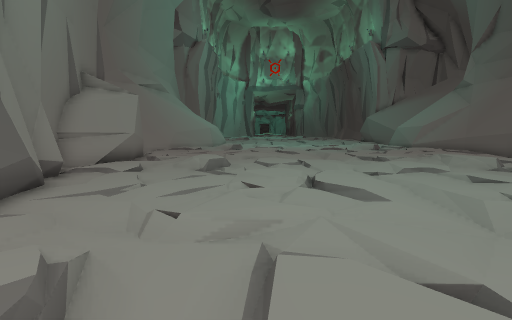
view 1 (above)

14 first-person views from a walk through a 3-D level made in the Unity game engine. The camera is 1.3 m above the floor, tilts 6° down and sees 85° across. Doors are open. The floor is counted in squares, 1 m on a side. Each view is taken from the middle of a square. On the plan, view 1 faces up. The plan holds only what a view shows up to about 13 squares ahead; the rest is blank. The place goes on beyond the plan. The player is left out. Some animated figures are not drawn.

view 2
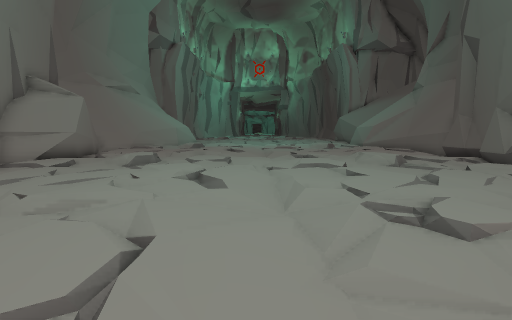

view 3
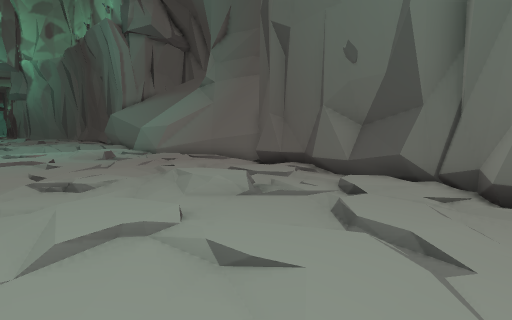

view 4
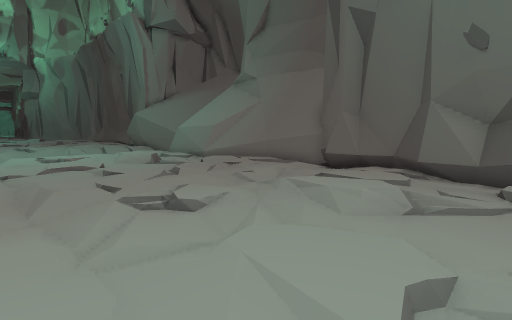

view 5
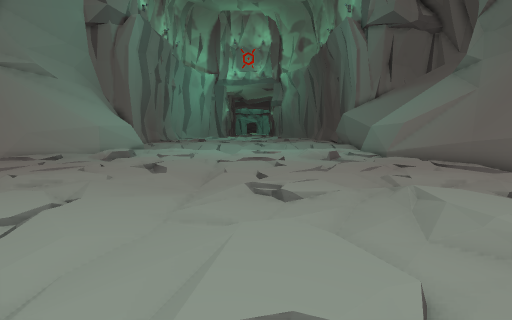

view 6
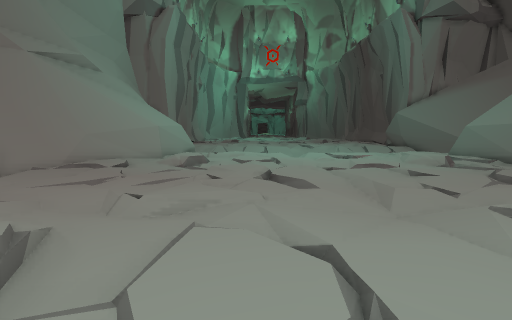

view 7
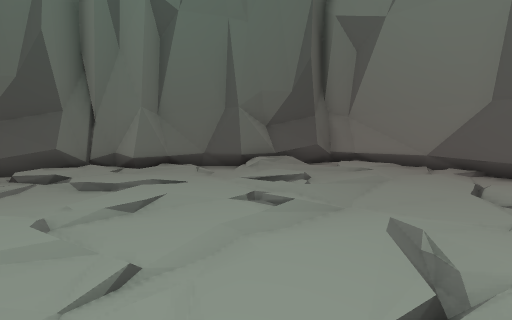

view 8
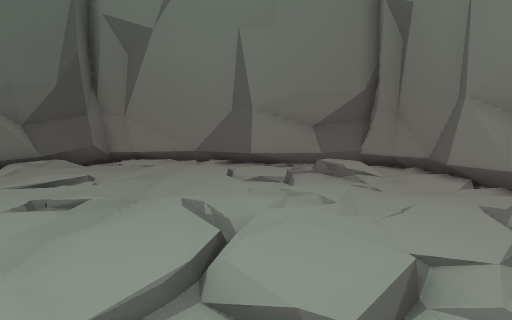

view 9
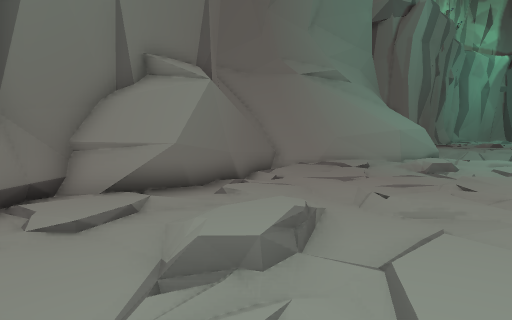

view 10
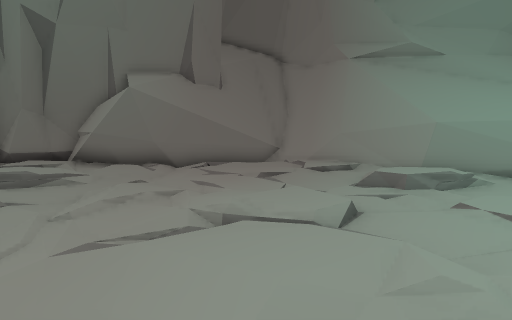

view 11
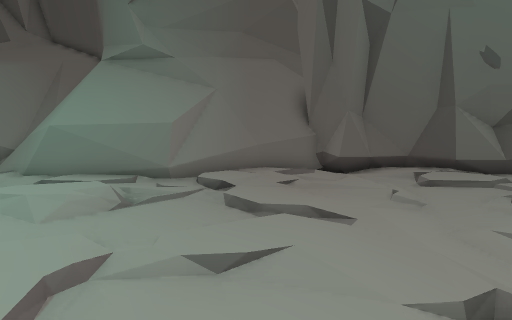

view 12
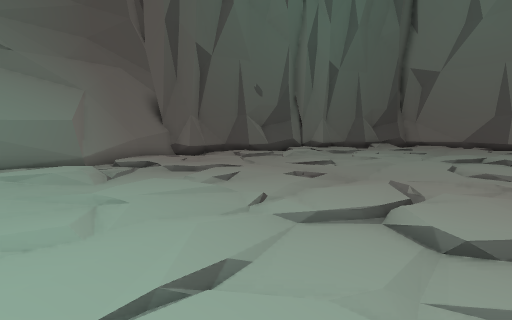

view 13
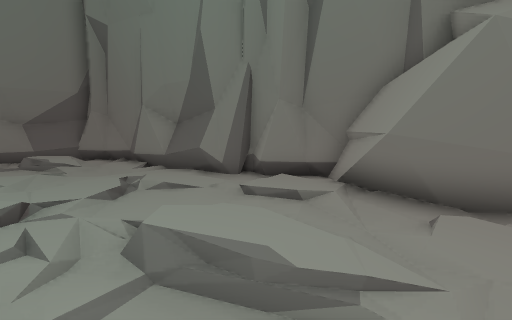

view 14
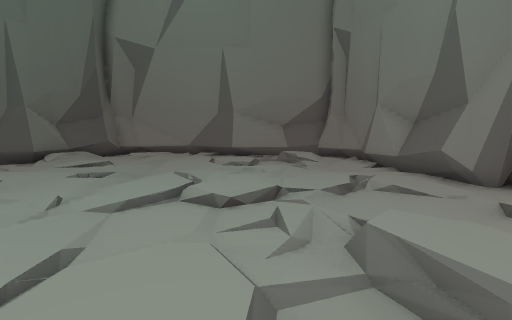

### Floor plan
Key: @ floor where view 1 was taken; # wall or solid block; . main floor; : floor 0.25 m higher than the main floor; - floor 0.25 m lower than the main floor; / step, stairs or slope; = window, fence, low wall or low ledge.
Columns run from 8 left of view 1 to 14 right of it. Each row starts with its distance up from view 1.
 22    ##.///./..././ /#
 21   ##/.:////.../.://##
 20 ###=////.....:////.##
 19 ##= /./...././/./..=##
 18 #=.....//:./.....// ##
 17 ##..///.:/....///.:/=##
 16  #......////......// ##
 15  ## ..../..///..../../#
 14   # //..../-////..../##
 13   ##///../../////../.##
 12   ##/././//..//././//##
 11   ##/.:./..././.:./.##
 10  ##:////.....:////..##
  9  #.:/........:/.....##
  8  ##.....////......//##
  7   #///..:/....//../##
  6   ##....////....../##
  5    #..../..///....##
  4    #///:...//////:##
  3    ##././.../.../.#
  2    ##././......./##
  1    ##.://...../.:#
  0     #///@....://##
 -1     #######/.::##
 -2      ############

Where each view was taken, in squares from view 1:
view 1: 0 up, 0 right, facing up
view 2: 1 down, 3 right, facing up
view 3: 5 up, 4 right, facing up-right
view 4: 8 up, 3 right, facing up-right
view 5: 7 up, 5 right, facing up
view 6: 9 up, 1 right, facing up
view 7: 9 up, 1 right, facing down-right
view 8: 10 up, 1 right, facing down
view 9: 8 up, 1 right, facing up-left
view 10: 17 up, 5 right, facing left
view 11: 17 up, 3 right, facing right
view 12: 22 up, 0 right, facing down-right
view 13: 13 up, 0 right, facing down-left
view 14: 13 up, 0 right, facing down
